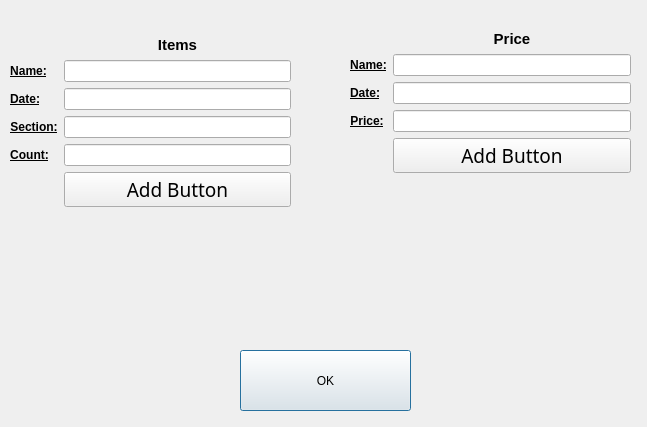
<?xml version="1.0" encoding="UTF-8"?>
<ui version="4.0">
 <class>Dialog</class>
 <widget class="QDialog" name="Dialog">
  <property name="geometry">
   <rect>
    <x>0</x>
    <y>0</y>
    <width>647</width>
    <height>427</height>
   </rect>
  </property>
  <property name="windowTitle">
   <string>Dialog</string>
  </property>
  <widget class="QPushButton" name="pushButton">
   <property name="geometry">
    <rect>
     <x>240</x>
     <y>350</y>
     <width>171</width>
     <height>61</height>
    </rect>
   </property>
   <property name="text">
    <string>OK</string>
   </property>
  </widget>
  <widget class="QWidget" name="">
   <property name="geometry">
    <rect>
     <x>10</x>
     <y>30</y>
     <width>281</width>
     <height>271</height>
    </rect>
   </property>
   <layout class="QFormLayout" name="formLayout">
    <item row="0" column="0" colspan="2">
     <widget class="QWidget" name="widget" native="true"/>
    </item>
    <item row="1" column="1">
     <widget class="QLabel" name="items_text">
      <property name="text">
       <string>&lt;html&gt;&lt;head/&gt;&lt;body&gt;&lt;p align=&quot;center&quot;&gt;&lt;span style=&quot; font-size:11pt; font-weight:600;&quot;&gt;Items&lt;/span&gt;&lt;/p&gt;&lt;/body&gt;&lt;/html&gt;</string>
      </property>
     </widget>
    </item>
    <item row="2" column="0">
     <widget class="QLabel" name="label">
      <property name="text">
       <string>&lt;html&gt;&lt;head/&gt;&lt;body&gt;&lt;p align=&quot;center&quot;&gt;&lt;span style=&quot; font-size:9pt; font-weight:600; text-decoration: underline;&quot;&gt;Name:&lt;/span&gt;&lt;/p&gt;&lt;/body&gt;&lt;/html&gt;</string>
      </property>
     </widget>
    </item>
    <item row="2" column="1">
     <widget class="QLineEdit" name="line_name_items"/>
    </item>
    <item row="3" column="0">
     <widget class="QLabel" name="label_3">
      <property name="text">
       <string>&lt;html&gt;&lt;head/&gt;&lt;body&gt;&lt;p align=&quot;center&quot;&gt;&lt;span style=&quot; font-size:9pt; font-weight:600; text-decoration: underline;&quot;&gt;Date:&lt;/span&gt;&lt;/p&gt;&lt;/body&gt;&lt;/html&gt;</string>
      </property>
     </widget>
    </item>
    <item row="3" column="1">
     <widget class="QLineEdit" name="line_date_items"/>
    </item>
    <item row="4" column="0">
     <widget class="QLabel" name="label_4">
      <property name="text">
       <string>&lt;html&gt;&lt;head/&gt;&lt;body&gt;&lt;p align=&quot;center&quot;&gt;&lt;span style=&quot; font-size:9pt; font-weight:600; text-decoration: underline;&quot;&gt;Section:&lt;/span&gt;&lt;/p&gt;&lt;/body&gt;&lt;/html&gt;</string>
      </property>
     </widget>
    </item>
    <item row="4" column="1">
     <widget class="QLineEdit" name="line_section_items"/>
    </item>
    <item row="5" column="0">
     <widget class="QLabel" name="label_5">
      <property name="text">
       <string>&lt;html&gt;&lt;head/&gt;&lt;body&gt;&lt;p align=&quot;center&quot;&gt;&lt;span style=&quot; font-size:9pt; font-weight:600; text-decoration: underline;&quot;&gt;Count:&lt;/span&gt;&lt;/p&gt;&lt;/body&gt;&lt;/html&gt;</string>
      </property>
     </widget>
    </item>
    <item row="5" column="1">
     <widget class="QLineEdit" name="line_count_items"/>
    </item>
    <item row="6" column="1">
     <widget class="QPushButton" name="add_items">
      <property name="font">
       <font>
        <family>Old English Text MT</family>
        <pointsize>14</pointsize>
       </font>
      </property>
      <property name="text">
       <string>Add Button</string>
      </property>
     </widget>
    </item>
   </layout>
  </widget>
  <widget class="QWidget" name="">
   <property name="geometry">
    <rect>
     <x>350</x>
     <y>30</y>
     <width>281</width>
     <height>271</height>
    </rect>
   </property>
   <layout class="QFormLayout" name="formLayout_2">
    <item row="0" column="1">
     <widget class="QLabel" name="label_2">
      <property name="text">
       <string>&lt;html&gt;&lt;head/&gt;&lt;body&gt;&lt;p align=&quot;center&quot;&gt;&lt;span style=&quot; font-size:11pt; font-weight:600;&quot;&gt;Price&lt;/span&gt;&lt;/p&gt;&lt;/body&gt;&lt;/html&gt;</string>
      </property>
     </widget>
    </item>
    <item row="1" column="0">
     <widget class="QLabel" name="label_7">
      <property name="text">
       <string>&lt;html&gt;&lt;head/&gt;&lt;body&gt;&lt;p align=&quot;center&quot;&gt;&lt;span style=&quot; font-size:9pt; font-weight:600; text-decoration: underline;&quot;&gt;Name:&lt;/span&gt;&lt;/p&gt;&lt;/body&gt;&lt;/html&gt;</string>
      </property>
     </widget>
    </item>
    <item row="1" column="1">
     <widget class="QLineEdit" name="line_name_price"/>
    </item>
    <item row="2" column="0">
     <widget class="QLabel" name="label_9">
      <property name="text">
       <string>&lt;html&gt;&lt;head/&gt;&lt;body&gt;&lt;p align=&quot;center&quot;&gt;&lt;span style=&quot; font-size:9pt; font-weight:600; text-decoration: underline;&quot;&gt;Date:&lt;/span&gt;&lt;/p&gt;&lt;/body&gt;&lt;/html&gt;</string>
      </property>
     </widget>
    </item>
    <item row="2" column="1">
     <widget class="QLineEdit" name="line_date_price"/>
    </item>
    <item row="3" column="0">
     <widget class="QLabel" name="label_6">
      <property name="text">
       <string>&lt;html&gt;&lt;head/&gt;&lt;body&gt;&lt;p align=&quot;center&quot;&gt;&lt;span style=&quot; font-size:9pt; font-weight:600; text-decoration: underline;&quot;&gt;Price:&lt;/span&gt;&lt;/p&gt;&lt;/body&gt;&lt;/html&gt;</string>
      </property>
     </widget>
    </item>
    <item row="3" column="1">
     <widget class="QLineEdit" name="line_price_price"/>
    </item>
    <item row="4" column="1">
     <widget class="QPushButton" name="add_price">
      <property name="font">
       <font>
        <family>Old English Text MT</family>
        <pointsize>14</pointsize>
       </font>
      </property>
      <property name="text">
       <string>Add Button</string>
      </property>
     </widget>
    </item>
   </layout>
  </widget>
 </widget>
 <resources/>
 <connections/>
</ui>
